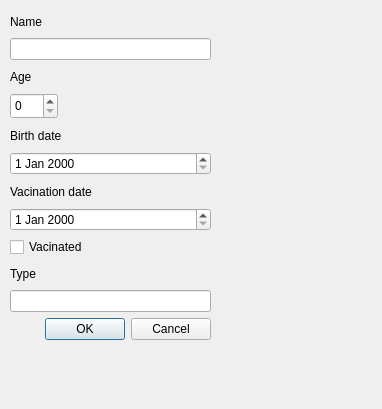
<?xml version="1.0" encoding="UTF-8"?>
<ui version="4.0">
 <class>Form</class>
 <widget class="QWidget" name="Form">
  <property name="geometry">
   <rect>
    <x>0</x>
    <y>0</y>
    <width>382</width>
    <height>409</height>
   </rect>
  </property>
  <property name="windowTitle">
   <string>Form</string>
  </property>
  <widget class="QWidget" name="layoutWidget">
   <property name="geometry">
    <rect>
     <x>10</x>
     <y>11</y>
     <width>201</width>
     <height>329</height>
    </rect>
   </property>
   <layout class="QVBoxLayout" name="verticalLayout">
    <item>
     <widget class="QLabel" name="label">
      <property name="text">
       <string>Name</string>
      </property>
      <property name="alignment">
       <set>Qt::AlignLeading|Qt::AlignLeft|Qt::AlignVCenter</set>
      </property>
     </widget>
    </item>
    <item>
     <widget class="QLineEdit" name="lineEditName"/>
    </item>
    <item>
     <widget class="QLabel" name="label_2">
      <property name="text">
       <string>Age</string>
      </property>
      <property name="alignment">
       <set>Qt::AlignLeading|Qt::AlignLeft|Qt::AlignVCenter</set>
      </property>
     </widget>
    </item>
    <item>
     <widget class="QSpinBox" name="spinBoxAge">
      <property name="minimumSize">
       <size>
        <width>48</width>
        <height>26</height>
       </size>
      </property>
      <property name="maximumSize">
       <size>
        <width>48</width>
        <height>26</height>
       </size>
      </property>
     </widget>
    </item>
    <item>
     <widget class="QLabel" name="label_4">
      <property name="text">
       <string>Birth date</string>
      </property>
      <property name="alignment">
       <set>Qt::AlignLeading|Qt::AlignLeft|Qt::AlignVCenter</set>
      </property>
     </widget>
    </item>
    <item>
     <widget class="QDateEdit" name="dateEditBirth"/>
    </item>
    <item>
     <widget class="QLabel" name="label_5">
      <property name="text">
       <string>Vacination date</string>
      </property>
      <property name="alignment">
       <set>Qt::AlignLeading|Qt::AlignLeft|Qt::AlignVCenter</set>
      </property>
     </widget>
    </item>
    <item>
     <widget class="QDateEdit" name="dateEditVacination">
      <property name="enabled">
       <bool>true</bool>
      </property>
     </widget>
    </item>
    <item>
     <widget class="QCheckBox" name="checkBoxVacinated">
      <property name="text">
       <string>Vacinated</string>
      </property>
     </widget>
    </item>
    <item>
     <widget class="QLabel" name="label_3">
      <property name="text">
       <string>Type</string>
      </property>
      <property name="alignment">
       <set>Qt::AlignLeading|Qt::AlignLeft|Qt::AlignVCenter</set>
      </property>
     </widget>
    </item>
    <item>
     <widget class="QLineEdit" name="lineEditType"/>
    </item>
    <item>
     <widget class="QDialogButtonBox" name="buttonBox">
      <property name="standardButtons">
       <set>QDialogButtonBox::Cancel|QDialogButtonBox::Ok</set>
      </property>
     </widget>
    </item>
   </layout>
  </widget>
 </widget>
 <resources/>
 <connections/>
</ui>
